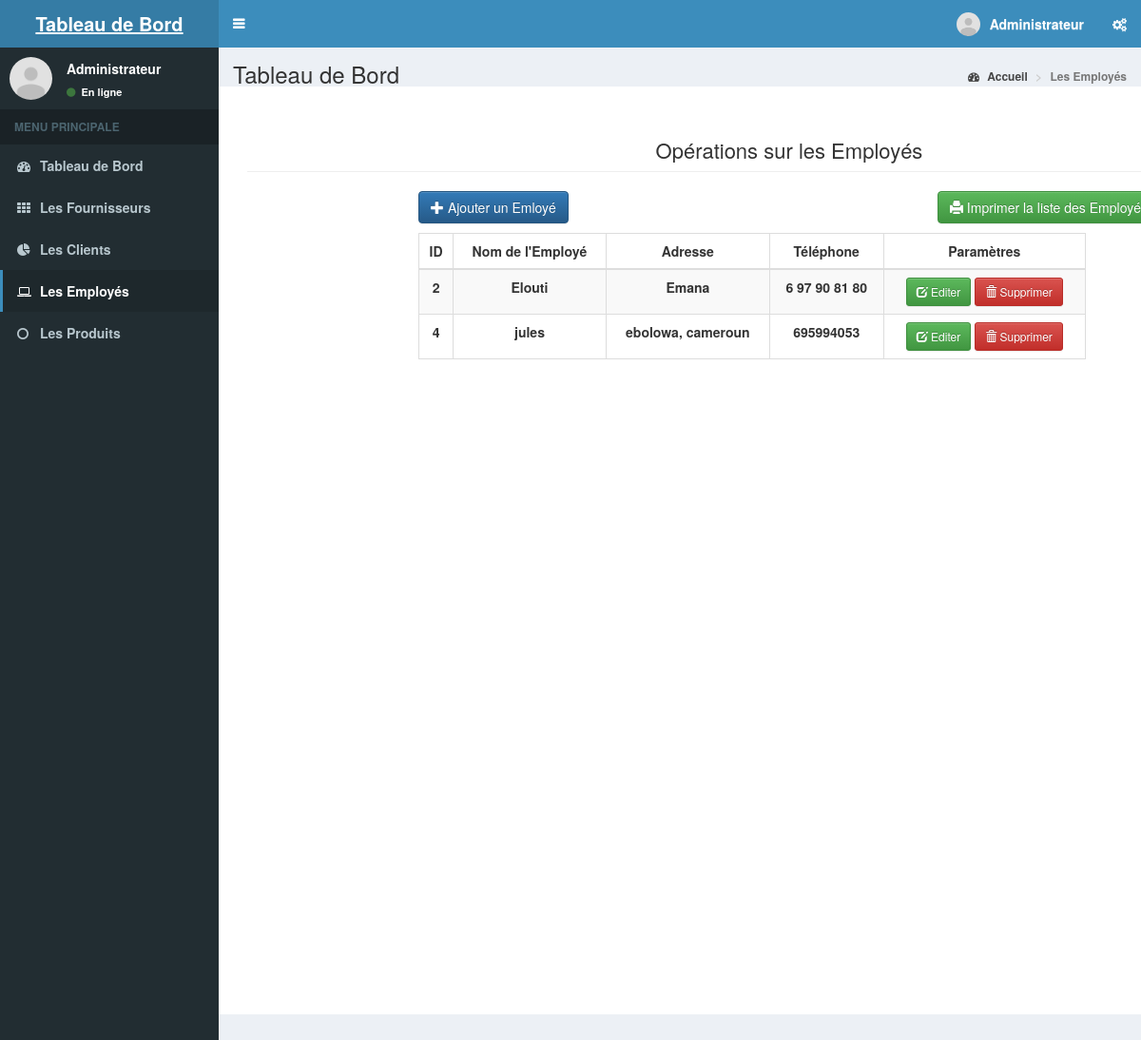
Page /assets/page/Administration/employes.php?id=1 (signed in) on the committed database.
### tables this page shows
CREATE TABLE `employes` (
  `id` int(11) NOT NULL,
  `nom_employe` varchar(255) NOT NULL,
  `adress_employe` varchar(255) NOT NULL,
  `tel` varchar(30) NOT NULL,
  `mdp` varchar(255) NOT NULL,
  `kilo_vendu` varchar(30) NOT NULL,
  `argent` mediumtext NOT NULL,
  `heure_taff` mediumtext NOT NULL
);

### assets/page/Administration/elt_employés/index.php (shortened to what this page needs)
<!DOCTYPE html>
<html>
<head>
	<link rel="stylesheet" type="text/css" href="bootstrap/css/bootstrap.min.css">
	<link rel="stylesheet" type="text/css" href="datatable/dataTable.bootstrap.min.css">
</head>
<body>
<div class="container">
	<h1 class="page-header text-center">Opérations sur les Employés</h1>
	<div class="row">
		<div class="col-sm-8 col-sm-offset-2">
			<div class="row">
				<a href="#addnew" data-toggle="modal" class="btn btn-primary"><span class="glyphicon glyphicon-plus"></span> Ajouter un Emloyé</a>
				<a href="elt_employés/print_pdf.php" class="btn btn-success pull-right"><span class="glyphicon glyphicon-print"></span> Imprimer la liste des Employés</a>
			</div>
			<div class="height10">
			</div>
			<div class="row">
				<table id="myTable" class="table table-bordered table-striped" style="width:90%;text-align:center;">
					<thead style="text-align:center;">
						<th style="text-align:center;">ID </th>
						<th style="text-align:center;">Nom de l'Employé </th>
						<th style="text-align:center;">Adresse </th>
						<th style="text-align:center;">Téléphone </th>
						<th style="text-align:center;">Paramètres</th>
					</thead>
					<tbody>
						<?php
							include_once('connection.php');
							$sql = "SELECT * FROM employes";
							$query = $conn->query($sql);
							while($row = $query->fetch_assoc()){
								echo
								"<tr>
									<td>".$row['id']."</td>
									<td>".$row['nom_employe']."</td>
									<td>".$row['adress_employe']."</td>
									<td>".$row['tel']."</td>
									<td>
										<a href='#edit_".$row['id']."' class='btn btn-success btn-sm' data-toggle='modal'><span class='glyphicon glyphicon-edit'></span> Editer</a>
										<a href='#delete_".$row['id']."' class='btn btn-danger btn-sm' data-toggle='modal'><span class='glyphicon glyphicon-trash'></span> Supprimer</a>
									</td>
								</tr>";
							}
						?>
					</tbody>
				</table>
			</div>
		</div>
	</div>
</div>
</body>
</html>

### assets/page/Administration/elt_employés/index.php (style rules this page uses)
.height10 { height:10px; }

### rows in the picture
employes: id "2", nom_employe "Elouti", adress_employe "Emana", tel "6 97 90 81 80"
employes: id "4", nom_employe "jules", adress_employe "ebolowa, cameroun", tel "695994053"
